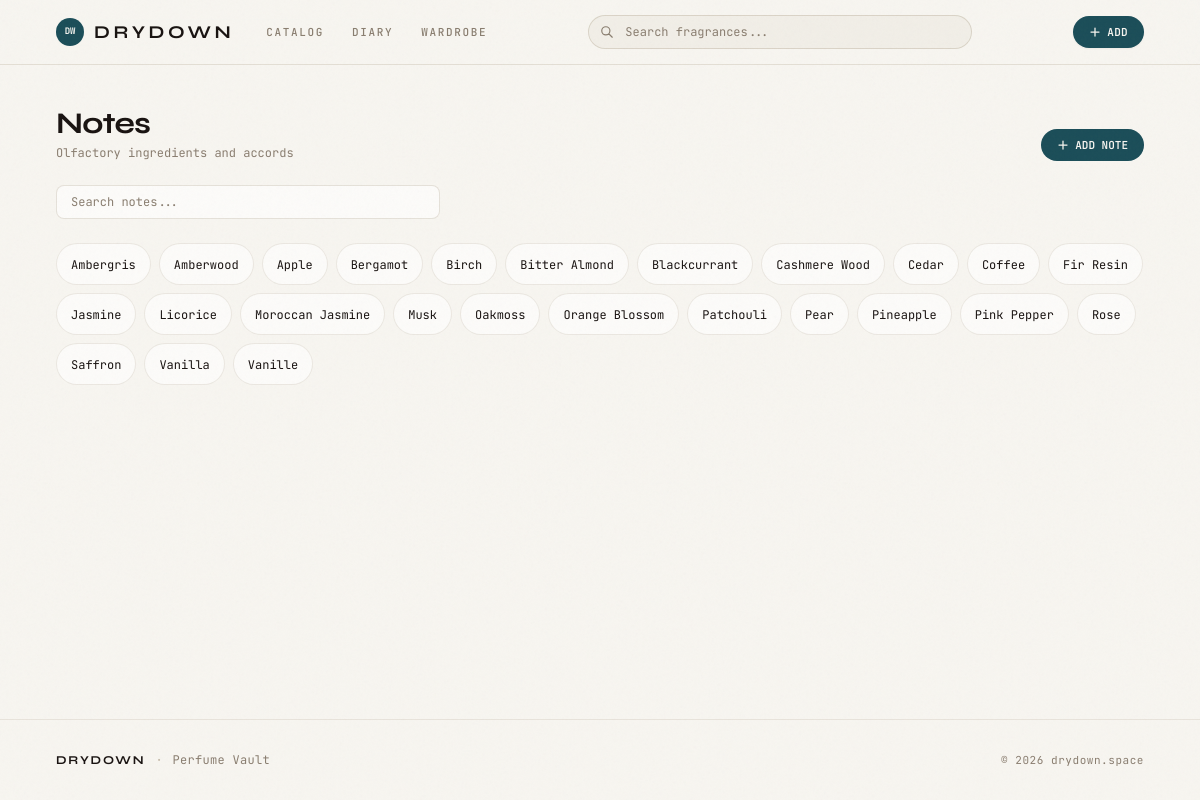
The app's page /notes/ with its own data.
### catalog/models.py (models this page shows, shortened)
class Note(models.Model):
    name = models.CharField(max_length=255, unique=True, db_index=True)
    class Meta:
        ordering = ['name']

### catalog/views.py (the view)
class NoteListView(ListView):
    model = Note
    template_name = 'catalog/note_list.html'
    context_object_name = 'notes'
    paginate_by = 50
    def get_queryset(self):
        queryset = Note.objects.all()
        q = self.request.GET.get('q')
        if q:
            queryset = queryset.filter(name__icontains=q)
        return queryset

### templates/catalog/note_list.html (shortened to what this page needs)
{% extends "base.html" %}
{% block content %}
<div class="space-y-6">
    <div class="flex flex-col sm:flex-row sm:items-end justify-between gap-4">
        <div>
            <h1 class="font-sans text-2xl sm:text-3xl font-bold text-coffee tracking-tight">Notes</h1>
            <p class="font-mono text-xs text-driftwood mt-1">Olfactory ingredients and accords</p>
        </div>
        <a href="{% url 'catalog:note_create' %}" class="inline-flex items-center gap-1.5 px-4 py-2 text-[11px] font-mono font-semibold uppercase bg-teal text-linen rounded-full hover:bg-teal-light transition-colors self-start sm:self-auto">
            <svg class="w-3 h-3" fill="none" stroke="currentColor" viewBox="0 0 24 24"><path stroke-linecap="round" stroke-linejoin="round" stroke-width="2.5" d="M12 4v16m8-8H4"/></svg>
            Add Note
        </a>
    </div>
    <form method="get" class="max-w-sm">
        <input type="text" name="q" value="{{ request.GET.q|default:'' }}" placeholder="Search notes..." class="w-full px-3.5 py-2 text-xs font-mono bg-white/60 border border-sand/40 rounded-lg focus:outline-none focus:border-teal text-coffee placeholder-driftwood">
    </form>
    {% if notes %}
    <div class="flex flex-wrap gap-2">
        {% for note in notes %}
        <a href="{% url 'catalog:note_detail' pk=note.pk %}" class="group px-3.5 py-2 bg-white/60 border border-sand/30 rounded-full hover:border-teal/40 hover:bg-teal/5 transition-all duration-200">
            <span class="font-mono text-xs text-coffee group-hover:text-teal transition-colors">{{ note.name }}</span>
        </a>
        {% endfor %}
    </div>
    {% else %}
    <div class="text-center py-12 bg-white/40 border border-sand/20 rounded-xl">
        <p class="font-mono text-sm text-driftwood">No notes found.</p>
    </div>
    {% endif %}
</div>
{% endblock %}

### templates/base.html (shortened to what this page needs)
<!DOCTYPE html>
<html lang="en">
<head>
    <script src="https://cdn.tailwindcss.com"></script>
</head>
<body class="bg-linen text-coffee min-h-screen flex flex-col antialiased relative">
    <div class="grain-overlay"></div>
    <header class="sticky top-0 z-50 bg-linen/90 backdrop-blur-xl border-b border-sand/40" x-data="{ mobileOpen: false }">
        <div class="max-w-6xl mx-auto px-5 sm:px-8">
            <div class="flex items-center justify-between h-16 gap-6">
                <div class="flex items-center gap-8 shrink-0">
                    <a href="{% url 'catalog:index' %}" class="flex items-center gap-2.5 group">
                        <div class="w-7 h-7 rounded-full bg-teal flex items-center justify-center group-hover:bg-amber transition-colors duration-300">
                            <span class="font-mono text-[9px] font-bold text-linen tracking-tight">DW</span>
                        </div>
                        <span class="font-sans text-lg font-bold tracking-[0.2em] uppercase text-coffee group-hover:text-teal transition-colors duration-200">
                            DRYDOWN
                        </span>
                    </a>
                    <nav class="hidden md:flex items-center gap-7 text-[11px] uppercase tracking-[0.15em] font-mono font-medium">
                        <a href="{% url 'catalog:index' %}" class="text-driftwood hover:text-teal transition-colors duration-150">Catalog</a>
                        <a href="{% url 'diary:index' %}" class="text-driftwood hover:text-teal transition-colors duration-150">Diary</a>
                        <a href="{% url 'accounts:wardrobe' %}" class="text-driftwood hover:text-teal transition-colors duration-150">Wardrobe</a>
                    </nav>
                </div>
                <div
                    class="flex-1 max-w-sm relative hidden sm:block"
                    x-data="{
                        query: '',
                        results: [],
                        open: false,
                        loading: false,
                        async search() {
                            if (this.query.trim().length === 0) {
                                this.results = []; this.open = false; return;
                            }
                            this.loading = true; this.open = true;
                            try {
                                const res = await fetch(`{% url 'catalog:api_search' %}?q=${encodeURIComponent(this.query)}`);
                                const data = await res.json();
                                this.results = data.results || [];
                            } catch { this.results = []; }
                            finally { this.loading = false; }
                        }
                    }"
                    @click.outside="open = false"
                >
                    <div class="relative">
                        <div class="absolute inset-y-0 left-0 pl-3 flex items-center pointer-events-none text-driftwood">
                            <svg class="w-3.5 h-3.5" fill="none" stroke="currentColor" viewBox="0 0 24 24">
                                <path stroke-linecap="round" stroke-linejoin="round" stroke-width="2" d="M21 21l-6-6m2-5a7 7 0 11-14 0 7 7 0 0114 0z"/>
                            </svg>
                        </div>
                        <input
                            type="text"
                            x-model="query"
                            @input.debounce.300ms="search()"
                            @focus="if (query.trim().length > 0) open = true"
                            placeholder="Search fragrances..."
                            class="w-full pl-9 pr-4 py-2 bg-linen-dark/60 text-xs font-mono text-coffee placeholder-driftwood rounded-full border border-sand/50 focus:outline-none focus:border-teal focus:ring-1 focus:ring-teal/20 transition-all duration-200"
                        >
                    </div>
                </div>
                <div class="flex items-center gap-3 shrink-0">
                    <a href="{% url 'catalog:fragrance_create' %}" class="hidden sm:inline-flex items-center gap-1.5 px-4 py-2 text-[11px] font-mono font-semibold tracking-wide uppercase bg-teal hover:bg-teal-light text-linen rounded-full shadow-sm hover:shadow-md transition-all duration-200">
                        <svg class="w-3 h-3" fill="none" stroke="currentColor" viewBox="0 0 24 24"><path stroke-linecap="round" stroke-linejoin="round" stroke-width="2.5" d="M12 4v16m8-8H4"/></svg>
                        Add
                    </a>
                </div>
            </div>
        </div>
    </header>
    <main class="flex-1 max-w-6xl w-full mx-auto px-5 sm:px-8 py-10 relative z-10">
        {% block content %}{% endblock %}
    </main>
    <footer class="border-t border-sand/30 bg-linen relative z-10 py-8">
        <div class="max-w-6xl mx-auto px-5 sm:px-8 flex flex-col sm:flex-row items-center justify-between gap-4 text-xs font-mono text-driftwood">
            <div class="flex items-center gap-2.5">
                <span class="font-sans font-bold tracking-[0.15em] text-coffee">DRYDOWN</span>
                <span class="text-sand">·</span>
                <span class="tracking-wide">Perfume Vault</span>
            </div>
            <div class="text-[11px] tracking-wider">
                &copy; {% now "Y" %} drydown.space
            </div>
        </div>
    </footer>
</body>
</html>

### templates/base.html (style rules this page uses)
html { scroll-behavior: smooth; }
body { font-family: 'Syne', sans-serif; }
.grain-overlay { position: fixed; inset: 0; pointer-events: none; z-index: 9999; opacity: 0.025; }

### records on screen
Note: name "Ambergris"
Note: name "Amberwood"
Note: name "Apple"
Note: name "Bergamot"
Note: name "Birch"
Note: name "Bitter Almond"
Note: name "Blackcurrant"
Note: name "Cashmere Wood"
Note: name "Cedar"
Note: name "Coffee"
Note: name "Fir Resin"
Note: name "Jasmine"
Note: name "Licorice"
Note: name "Moroccan Jasmine"
Note: name "Musk"
Note: name "Oakmoss"
Note: name "Orange Blossom"
Note: name "Patchouli"
Note: name "Pear"
Note: name "Pineapple"
Note: name "Pink Pepper"
Note: name "Rose"
Note: name "Saffron"
Note: name "Vanilla"
Note: name "Vanille"
